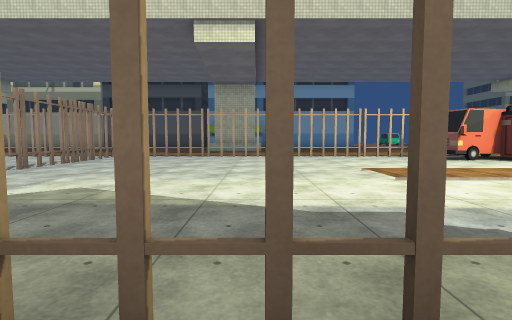
View 1 (above)

22 first-person views from a walk through a scene from a Unity 3-D project. The camera is 1.2 m above the floor, tilts 4° down and sees 80° across. The floor is counted in squares, 2 m on a side. Each view is taken from the middle of a square. On the plan, view 1 faces up. The plan holds only what a view shows up to about 9 squares ahead; the rest is blank. The place goes on beyond the plan. The player character is not drawn. Some surface patterns are stand-ins.

View 2
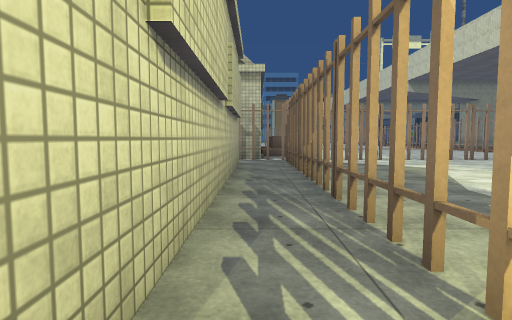

View 3
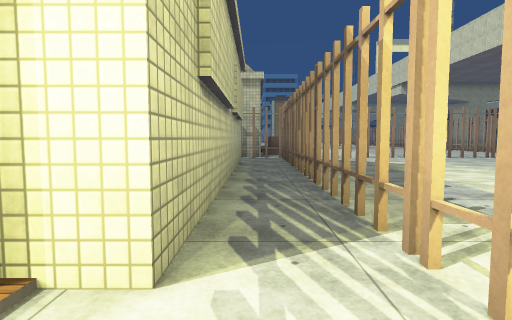

View 4
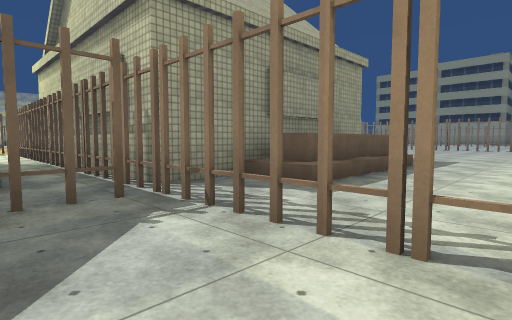

View 5
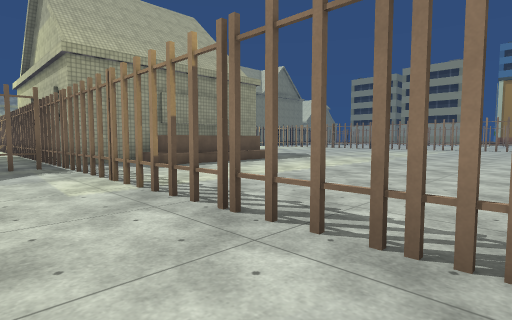

View 6
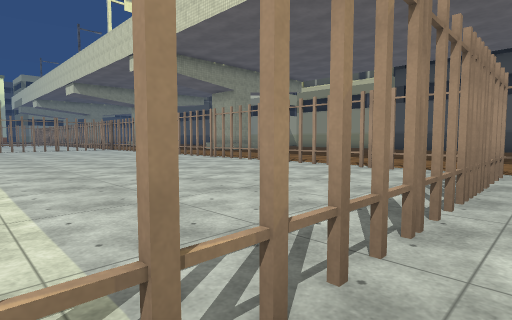

View 7
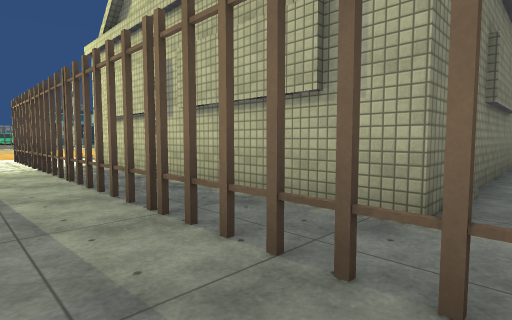

View 8
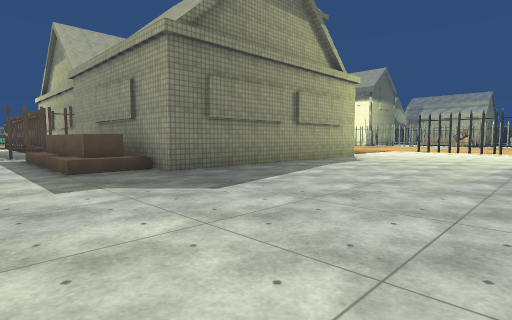

View 9
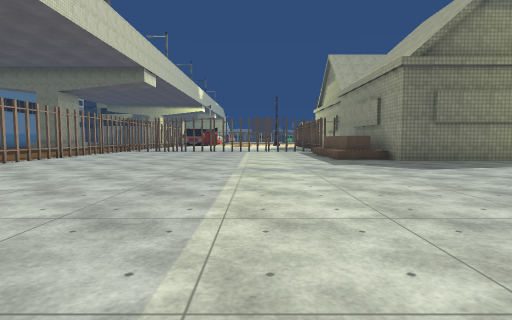

View 10
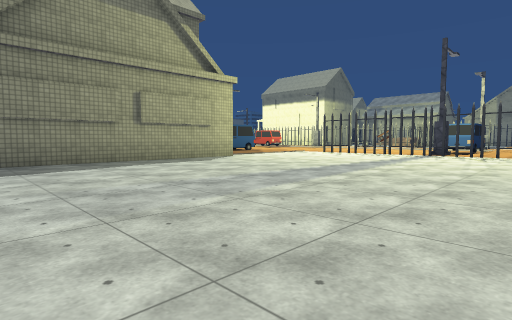

View 11
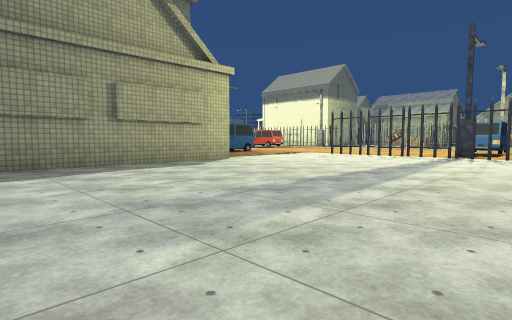

View 12
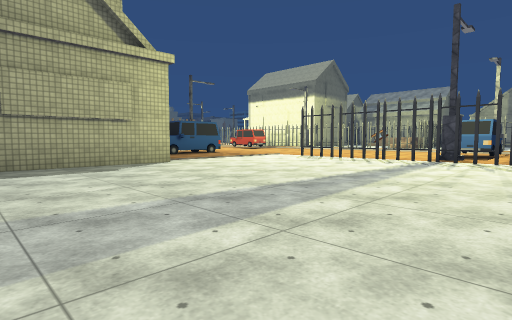

View 13
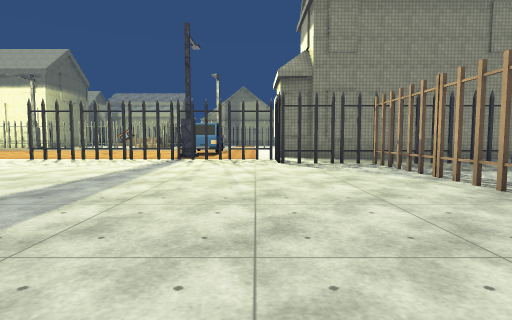

View 14
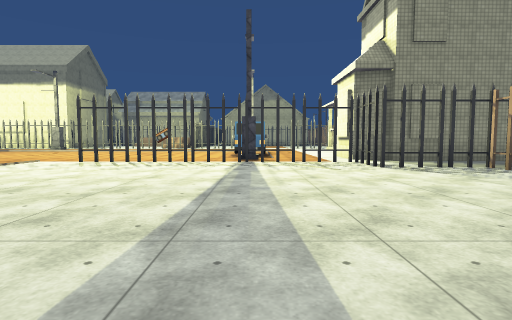

View 15
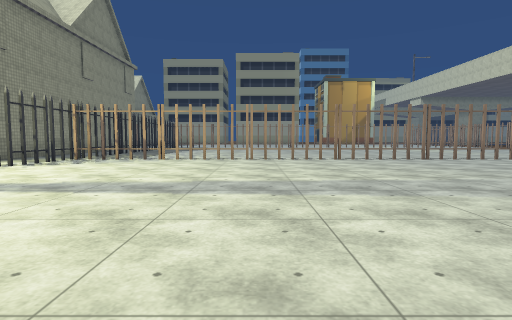

View 16
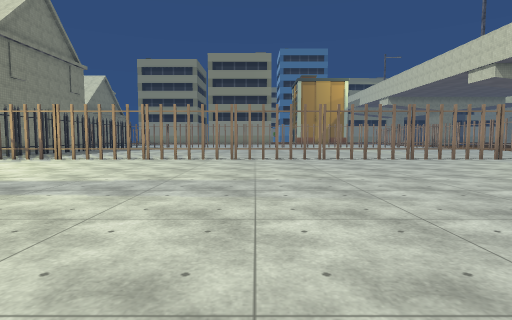

View 17
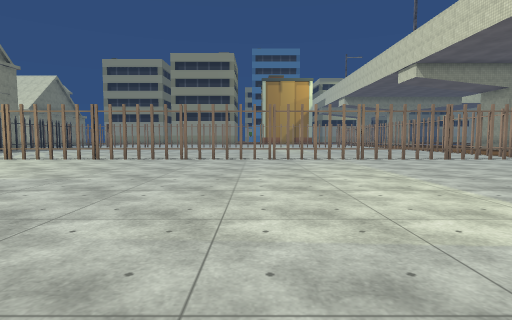

View 18
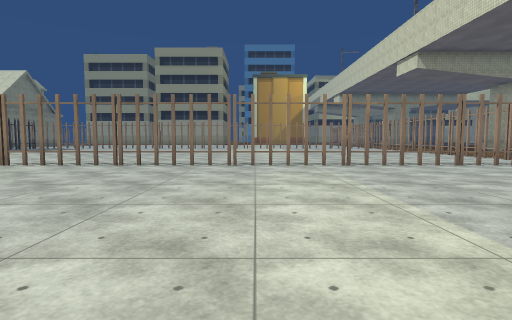

View 19
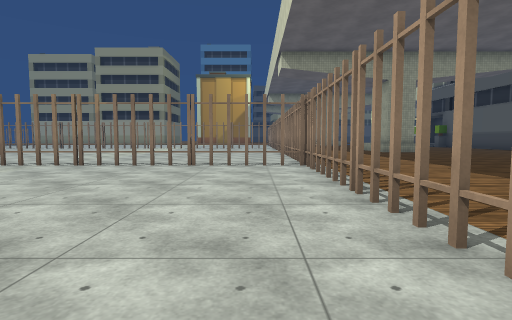

View 20
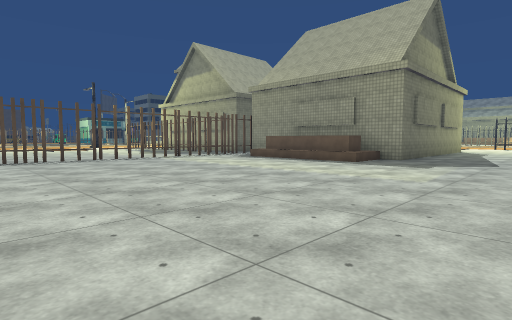

View 21
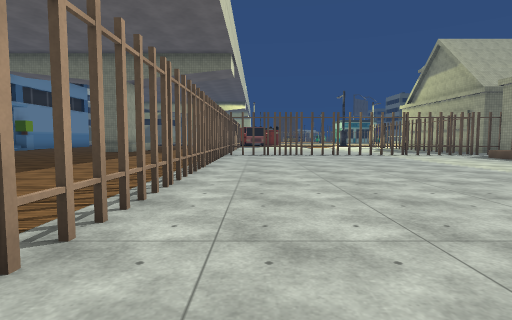

View 22
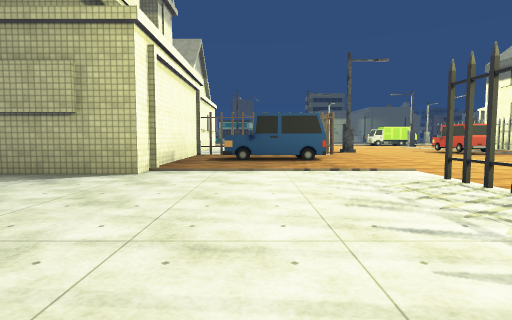

### Floor plan
Points are (right, up) in squares from view 1. A wall is a line through its corners. A room is listed if a view was taken in it or the views show most of it. See-through windows are left out.
Room 1 (views 1, 2)
walls: (-4.6, 1) (-4.6, -7); (-4.9, 0.1) (-4.9, -6.1); (-3.3, -5.9) (-3.3, -0.4) (3.8, -0.4); (4.1, 0.8) (-4.1, 0.8)
ways out: opening at (-4, -6) to room 2; opening at (4, 0) to room 2; gap at (1, 1) to room 2
Room 2 (views 3, 4, 5, 6, 7)
walls: (3.8, -0.4) (3.8, -1.1); (-6.9, -7) (-10.9, -7); (-4.2, 0.8) (6.1, 0.8); (-4.6, 10) (-4.6, 1); (-16, -13.2) (-16, -12.8)
ways out: opening at (-4, -6) to room 1; opening at (4, 0) to room 1; gap at (1, 1) to room 1; opening at (-11, -10) to room 3; gap at (-17, -12) to room 3; gap at (-5, 9) to room 3
objects: car (-8, -11) to (-8, -8); van (6, 8) to (6, 9)
Room 3 (views 8, 9, 10, 11, 12, 13, 14, 15, 16, 17, 18, 19, 20, 21, 22)
walls: (-10.9, -7) (-10.9, 0.1) (-4.9, 0.1); (-4.7, 5.6) (-4.7, 8.2); (-12.8, -11.8) (-11.4, -11.8); (-18.6, -11.8) (-12.9, -11.8); (-21.4, -10.3) (-18.7, -10.3) (-18.7, -11.5); (-16, -12.8) (-15.5, -12.8); (-5.1, 10.1) (-20.8, 10.1) (-20.8, -10.5)
ways out: opening at (-11, -10) to room 2; gap at (-17, -12) to room 2; gap at (-5, 9) to room 2
objects: other object (-10, 1) to (-7, 1)

Where each view was taken, in squares from view 1:
view 1: 0 up, 0 right, facing up
view 2: 0 up, 4 right, facing left
view 3: 0 up, 5 right, facing left
view 4: 4 up, 3 left, facing down-left
view 5: 8 up, 3 left, facing down-left
view 6: 4 up, 4 left, facing up-left
view 7: 2 up, 4 left, facing down-right
view 8: 3 up, 16 left, facing down-right
view 9: 4 up, 19 left, facing right
view 10: 0 up, 19 left, facing down-right
view 11: 1 down, 18 left, facing down-right
view 12: 3 down, 18 left, facing down-right
view 13: 3 down, 18 left, facing down
view 14: 4 down, 16 left, facing down
view 15: 5 down, 12 left, facing left
view 16: 2 down, 12 left, facing left
view 17: 2 up, 12 left, facing left
view 18: 3 up, 14 left, facing left
view 19: 9 up, 14 left, facing left
view 20: 9 up, 14 left, facing down-right
view 21: 9 up, 16 left, facing right
view 22: 9 down, 16 left, facing right
